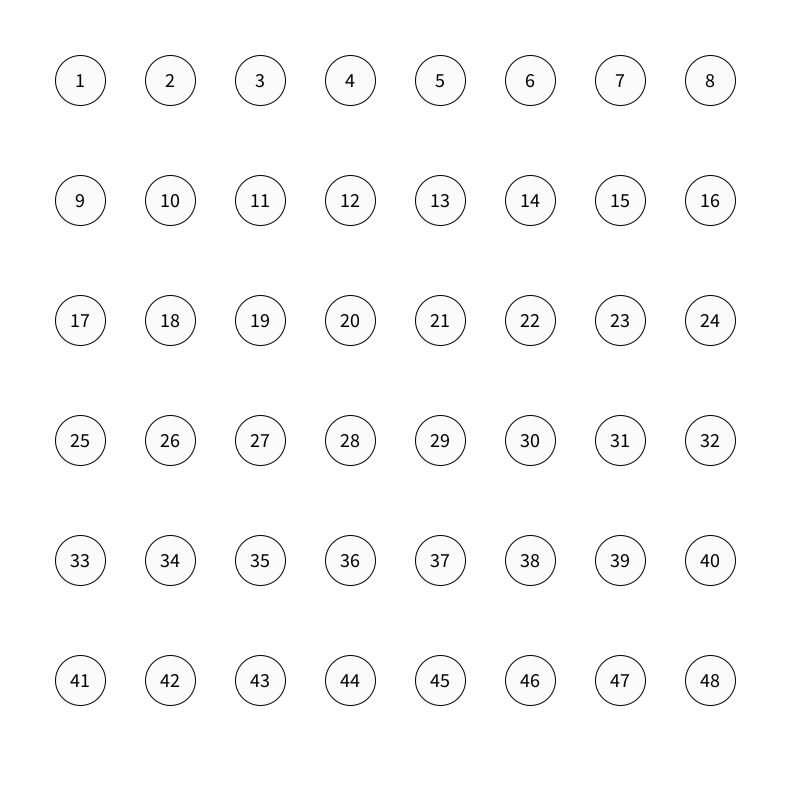
Frame 1 (no input)
Frame 60 (the mouse pressed at the canvas centre just before this capture): identical to frame 1, image omitted
Frame 120 (the mouse held since frame 60 and released just before this capture): identical to frame 1, image omitted

The Processing sketch that drew this single still picture (run headless with seeded random() and noise(); from frame 60 on, the mouse is pressed at the canvas centre):

// Processing sketch: balloonPop
// ── balloonPop.pde
int nb = 48;
boolean[] isColored = new boolean[nb];
boolean[] isPopped = new boolean[nb];
boolean[] isClicked = new boolean[nb];

float[] xb = new float[nb];
float[] yb = new float[nb];

color colors[] = {color(255,10,10),color(250,120,5),color(230,230,0),color(20,250,0),color(10,30,240),color(0,0,100),color(100,20,100),color(140),color(10),color(130),color(100,40,10),color(0,120,150)};
int[] bcolor = new int[nb];

int tempClicked = -1;

void setup(){
  size(800,800);
  float xbox = width *0.9/8;
  float ybox = height*0.9/6;
  for(int i = 0; i<nb; i++){
    isColored[i] = false;
    isPopped[i]  = false;
    isClicked[i] = false;
    float row = i%8;
    int column = i/8;
    xb[i] = width *0.1 + row  * xbox;
    yb[i] = height*0.1 + column* ybox;
    bcolor[i] = int(random(0,12));
  }
}

void mouseMoved(){
  for(int i = 0; i<nb; i++){
    if(dist(mouseX, mouseY, xb[i], yb[i])<25){
      isColored[i] = true;
      break;
    }
    for(int j = 0; j<nb; j++){
      if(!isClicked[j]){if(j != i){isColored[j] = false;}}
      }
  }
}

void compareBalloon(int first, int second){
  if(bcolor[first] == bcolor[second]){
    isPopped[first] = true;
    isPopped[second]= true;
  }
  for(int i = 0; i<nb; i++){isClicked[i] = false;}
  
}

void mouseClicked(){
  for(int i = 0; i<nb; i++){
    if(dist(mouseX, mouseY, xb[i], yb[i])<25){
      isClicked[i] = true;
      if(tempClicked == -1){tempClicked = i;
      }else{compareBalloon(tempClicked, i);tempClicked = -1;}
    }
  }
}

void keyPressed(){
  if(key == 'r'){
    for(int i = 0; i<nb; i++){
    isColored[i] = false;
    isPopped[i]  = false;
    isClicked[i] = false;
    bcolor[i] = int(random(0,12));
    }
  }
}

void draw(){
  background(255);
  for(int i = 0; i<nb; i++){
    fill(250);
    if(isColored[i]){fill(colors[bcolor[i]]);}
    if(!isPopped[i]){
      ellipse(xb[i],yb[i],50,50);
      textSize(20);
      textAlign(CENTER,CENTER);
      fill(0);
      text(i+1, xb[i], yb[i]);
    }
  }
}
